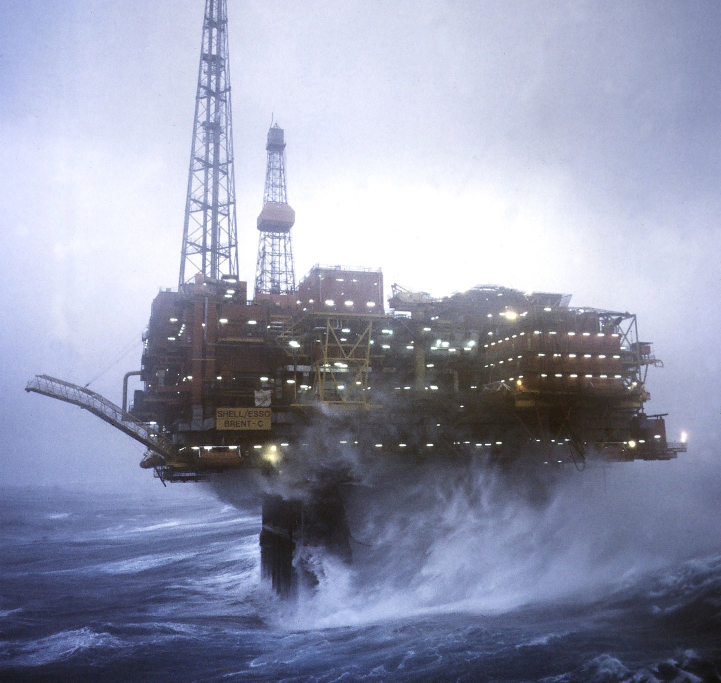
#> input picture Resources/rig.jpg, 1442 x 1366 px (shown at 1/2 size)
$ python tut7.py
#> lines starting #> are read from the running program, lines starting #| are printed output that depends on the picture
import cv2
import numpy as np

FrameWidth = 400
FrameLength = 400

def mousePoints(event, x, y, flags, params):
    if event == cv2.EVENT_LBUTTONDOWN:
        print(x,y)


path = 'Resources/rig.jpg'
img = cv2.imread(path)
#> img is the input picture: shape (1366, 1442, 3); mean B, G, R 174.7, 152.6, 148.5
img = cv2.resize(img, (FrameLength, FrameWidth))
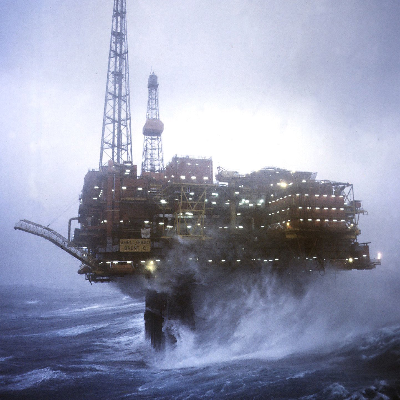
#> img: shape (400, 400, 3); mean B, G, R 174.6, 152.5, 148.4

cv2.imshow('rig', img)

cv2.setMouseCallback('rig', mousePoints)


cv2.waitKey(0)

$ run again, with Resources/imgshapes.jpg copied over Resources/rig.jpg
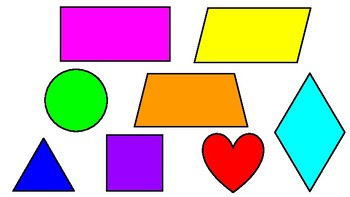
#> input picture Resources/imgshapes.jpg, 350 x 197 px
#> img is the input picture: shape (197, 350, 3); mean B, G, R 185.9, 189.8, 208.2
#> `img = cv2.resize(img, (FrameLength, FrameWidth))`:
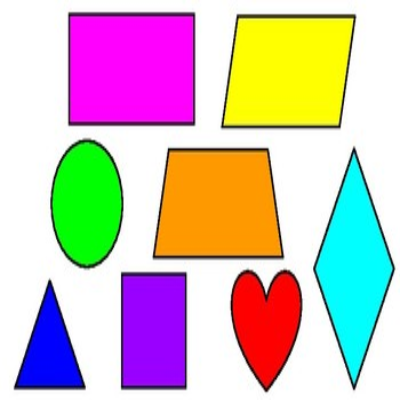
#> img: shape (400, 400, 3); mean B, G, R 185.8, 189.7, 208.1
